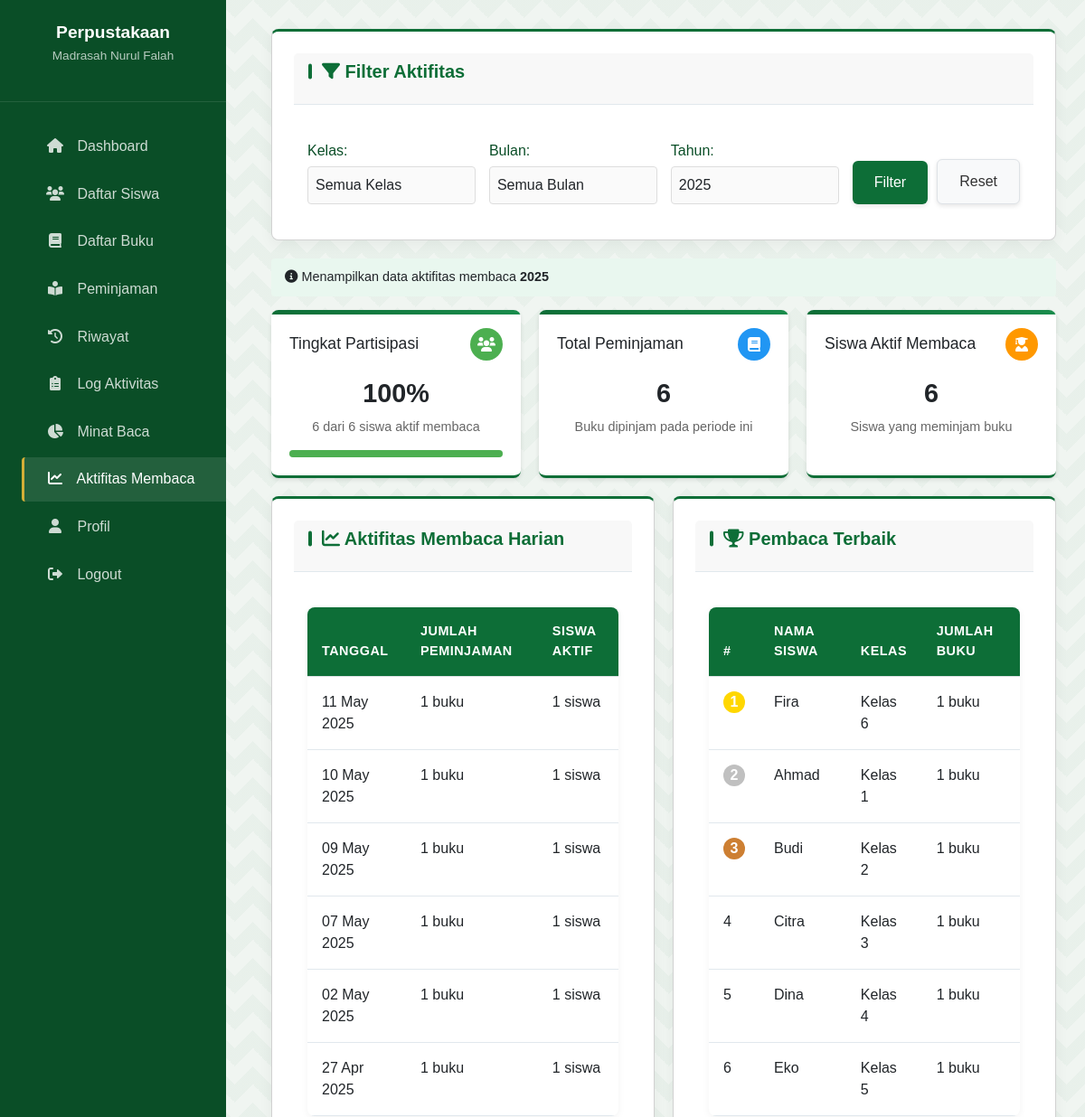
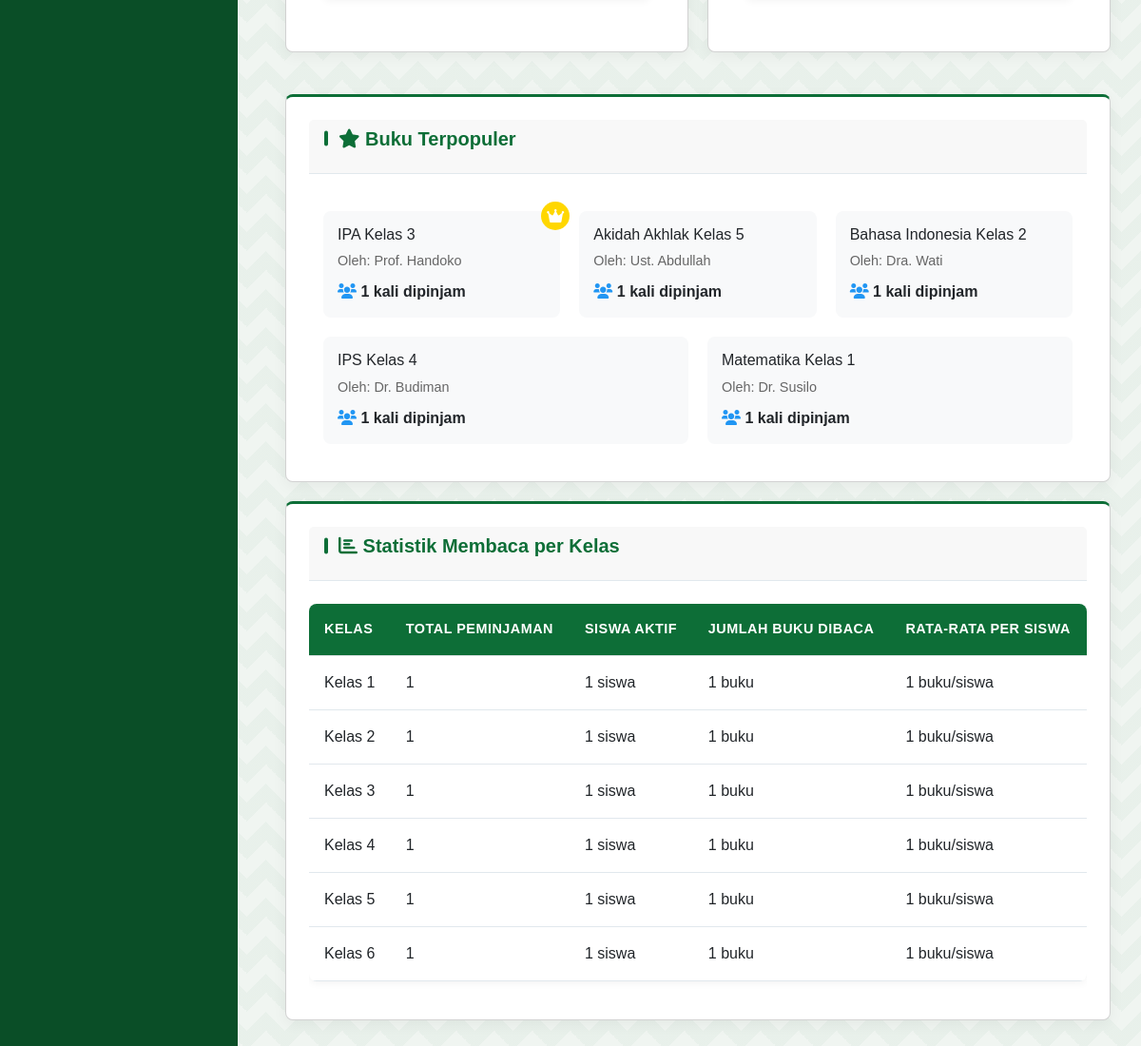
Screenshot of /admin/aktifitas_membaca.php (signed in) with the database file from the repository (2 pictures, top to bottom).
### tables this page shows
CREATE TABLE IF NOT EXISTS siswa (
    id INT AUTO_INCREMENT PRIMARY KEY,
    nisn VARCHAR(20) NOT NULL UNIQUE,
    password VARCHAR(255) NOT NULL,
    nama VARCHAR(100) NOT NULL,
    kelas VARCHAR(10) NOT NULL,
    created_at TIMESTAMP DEFAULT CURRENT_TIMESTAMP
);

CREATE TABLE IF NOT EXISTS buku (
    id INT AUTO_INCREMENT PRIMARY KEY,
    judul VARCHAR(255) NOT NULL,
    pengarang VARCHAR(100) NOT NULL,
    penerbit VARCHAR(100) NOT NULL,
    tahun_terbit YEAR NOT NULL,
    isbn VARCHAR(20),
    jumlah_buku INT NOT NULL DEFAULT 1,
    kategori_id INT NOT NULL,
    created_at TIMESTAMP DEFAULT CURRENT_TIMESTAMP,
    FOREIGN KEY (kategori_id) REFERENCES kategori_buku(id)
);

### admin/aktifitas_membaca.php (the view, shortened to what the rows shown need)
<?php
require_once 'includes/header.php';
$filterYear = date('Y');
$dateCondition = '';
if (!empty($filterYear)) {
    $dateCondition .= " AND YEAR(p.tanggal_pinjam) = $filterYear";
}
$classCondition = '';
$queryDaily = "
    SELECT
        DATE(p.tanggal_pinjam) as tanggal,
        COUNT(p.id) as jumlah_peminjaman,
        COUNT(DISTINCT s.id) as jumlah_siswa
    FROM peminjaman p
    JOIN siswa s ON p.siswa_id = s.id
    WHERE 1=1 $dateCondition $classCondition
    GROUP BY DATE(p.tanggal_pinjam)
    ORDER BY tanggal DESC
    LIMIT 31
";
$resultDaily = mysqli_query($conn, $queryDaily);
$dailyActivities = [];
if ($resultDaily) {
    while ($row = mysqli_fetch_assoc($resultDaily)) {
        $dailyActivities[] = $row;
    }
}
$queryTopReaders = "
    SELECT
        s.id,
        s.nisn,
        s.nama,
        s.kelas,
        COUNT(DISTINCT p.buku_id) as jumlah_buku_dibaca
    FROM siswa s
    JOIN peminjaman p ON s.id = p.siswa_id
    WHERE 1=1 $dateCondition $classCondition
    GROUP BY s.id
    ORDER BY jumlah_buku_dibaca DESC
    LIMIT 10
";
$resultTopReaders = mysqli_query($conn, $queryTopReaders);
$topReaders = [];
if ($resultTopReaders) {
    while ($row = mysqli_fetch_assoc($resultTopReaders)) {
        $topReaders[] = $row;
    }
}
$queryClassStats = "
    SELECT
        s.kelas,
        COUNT(DISTINCT p.id) as total_peminjaman,
        COUNT(DISTINCT s.id) as jumlah_siswa_aktif,
        COUNT(DISTINCT p.buku_id) as jumlah_buku_dibaca
    FROM siswa s
    LEFT JOIN peminjaman p ON s.id = p.siswa_id AND 1=1 $dateCondition
    GROUP BY s.kelas
    ORDER BY s.kelas ASC
";
$resultClassStats = mysqli_query($conn, $queryClassStats);
$classStats = [];
if ($resultClassStats) {
    while ($row = mysqli_fetch_assoc($resultClassStats)) {
        $classStats[] = $row;
    }
}
$queryPopularBooks = "
    SELECT
        b.id,
        b.judul,
        b.pengarang,
        COUNT(p.id) as total_peminjaman
    FROM buku b
    JOIN peminjaman p ON b.id = p.buku_id
    JOIN siswa s ON p.siswa_id = s.id
    WHERE 1=1 $dateCondition $classCondition
    GROUP BY b.id
    ORDER BY total_peminjaman DESC
    LIMIT 5
";
$resultPopularBooks = mysqli_query($conn, $queryPopularBooks);
$popularBooks = [];
if ($resultPopularBooks) {
    while ($row = mysqli_fetch_assoc($resultPopularBooks)) {
        $popularBooks[] = $row;
    }
}
?>
<div class="card" style="margin-bottom: 20px;">
    <div class="card-header">
        <h2 class="card-title"><i class="fas fa-filter"></i> Filter Aktifitas</h2>
    </div>
</div>
<div style="display: flex; flex-wrap: wrap; gap: 20px; margin-bottom: 20px;">
    <div style="flex: 1; min-width: 300px;">
        <div class="card">
            <div class="card-header">
                <h2 class="card-title"><i class="fas fa-chart-line"></i> Aktifitas Membaca Harian</h2>
            </div>
            <?php if (empty($dailyActivities)): ?>
                <div class="empty-state" style="padding: 30px; text-align: center;">
                    <i class="fas fa-chart-line" style="font-size: 3rem; color: #6c757d; margin-bottom: 15px;"></i>
                    <p>Tidak ada data aktifitas membaca pada periode ini.</p>
                </div>
            <?php else: ?>
                <div style="padding: 15px;">
                    <table class="table">
                        <thead>
                            <tr>
                                <th>Tanggal</th>
                                <th>Jumlah Peminjaman</th>
                                <th>Siswa Aktif</th>
                            </tr>
                        </thead>
                    </table>
                </div>
            <?php endif; ?>
        </div>
    </div>
    <div style="flex: 1; min-width: 300px;">
        <div class="card">
            <div class="card-header">
                <h2 class="card-title"><i class="fas fa-trophy"></i> Pembaca Terbaik</h2>
            </div>
            <?php if (empty($topReaders)): ?>
                <div class="empty-state" style="padding: 30px; text-align: center;">
                    <i class="fas fa-trophy" style="font-size: 3rem; color: #6c757d; margin-bottom: 15px;"></i>
                    <p>Tidak ada data pembaca pada periode ini.</p>
                </div>
            <?php else: ?>
                <div style="padding: 15px;">
                    <table class="table">
                        <thead>
                            <tr>
                                <th style="width: 40px;">#</th>
                                <th>Nama Siswa</th>
                                <th>Kelas</th>
                                <th>Jumlah Buku</th>
                            </tr>
                        </thead>
                        <tbody>
                            <?php foreach ($topReaders as $index => $reader): ?>
                                <tr>
                                    <td>
                                        <?php if ($index < 3): ?>
                                            <div style="width: 24px; height: 24px; background-color: <?php echo $index == 0 ? '#FFD700' : ($index == 1 ? '#C0C0C0' : '#CD7F32'); ?>; border-radius: 50%; display: flex; justify-content: center; align-items: center; color: white; font-weight: bold;">
                                                <?php echo $index + 1; ?>
                                            </div>
                                        <?php else: ?>
                                            <?php echo $index + 1; ?>
                                        <?php endif; ?>
                                    </td>
                                    <td><?php echo htmlspecialchars($reader['nama']); ?></td>
                                    <td>Kelas <?php echo htmlspecialchars($reader['kelas']); ?></td>
                                    <td><?php echo $reader['jumlah_buku_dibaca']; ?> buku</td>
                                </tr>
                            <?php endforeach; ?>
                        </tbody>
                    </table>
                </div>
            <?php endif; ?>
        </div>
    </div>
</div>
<div class="card" style="margin-bottom: 20px;">
    <div class="card-header">
        <h2 class="card-title"><i class="fas fa-star"></i> Buku Terpopuler</h2>
    </div>
    <?php if (empty($popularBooks)): ?>
        <div class="empty-state" style="padding: 30px; text-align: center;">
            <i class="fas fa-book" style="font-size: 3rem; color: #6c757d; margin-bottom: 15px;"></i>
            <p>Tidak ada data buku terpopuler pada periode ini.</p>
        </div>
    <?php else: ?>
        <div style="padding: 15px; display: flex; flex-wrap: wrap; gap: 20px;">
            <?php foreach ($popularBooks as $index => $book): ?>
                <div class="popular-book" style="flex: 1; min-width: 200px; background: #f8f9fa; border-radius: 8px; padding: 15px; position: relative;">
                    <?php if ($index == 0): ?>
                        <div style="position: absolute; top: -10px; right: -10px; background: #FFD700; color: white; width: 30px; height: 30px; border-radius: 50%; display: flex; justify-content: center; align-items: center;">
                            <i class="fas fa-crown"></i>
                        </div>
                    <?php endif; ?>
                    <h3 style="margin-top: 0; font-size: 1rem;"><?php echo htmlspecialchars($book['judul']); ?></h3>
                    <p style="margin: 5px 0; color: #666; font-size: 0.9rem;">Oleh: <?php echo htmlspecialchars($book['pengarang']); ?></p>
                    <div style="margin-top: 10px; font-weight: bold;">
                        <i class="fas fa-users" style="color: #2196F3;"></i> <?php echo $book['total_peminjaman']; ?> kali dipinjam
                    </div>
                </div>
            <?php endforeach; ?>
        </div>
    <?php endif; ?>
</div>
<div class="card">
    <div class="card-header">
        <h2 class="card-title"><i class="fas fa-chart-bar"></i> Statistik Membaca per Kelas</h2>
    </div>
    <?php if (empty($classStats)): ?>
        <div class="empty-state" style="padding: 30px; text-align: center;">
            <i class="fas fa-chart-bar" style="font-size: 3rem; color: #6c757d; margin-bottom: 15px;"></i>
            <p>Tidak ada data statistik kelas.</p>
        </div>
    <?php else: ?>
        <div class="table-responsive">
            <table class="table">
                <thead>
                    <tr>
                        <th>Kelas</th>
                        <th>Total Peminjaman</th>
                        <th>Siswa Aktif</th>
                        <th>Jumlah Buku Dibaca</th>
                        <th>Rata-rata per Siswa</th>
                    </tr>
                </thead>
            </table>
        </div>
    <?php endif; ?>
</div>
<?php
require_once 'includes/footer.php';
?>

### rows the page displays
siswa: nama "Fira", kelas "6", jumlah_buku_dibaca "1"
siswa: nama "Ahmad", kelas "1", jumlah_buku_dibaca "1"
siswa: nama "Budi", kelas "2", jumlah_buku_dibaca "1"
siswa: nama "Citra", kelas "3", jumlah_buku_dibaca "1"
siswa: nama "Dina", kelas "4", jumlah_buku_dibaca "1"
siswa: nama "Eko", kelas "5", jumlah_buku_dibaca "1"
buku: judul "IPA Kelas 3", pengarang "Prof. Handoko", total_peminjaman "1"
buku: judul "Akidah Akhlak Kelas 5", pengarang "Ust. Abdullah", total_peminjaman "1"
buku: judul "Bahasa Indonesia Kelas 2", pengarang "Dra. Wati", total_peminjaman "1"
buku: judul "IPS Kelas 4", pengarang "Dr. Budiman", total_peminjaman "1"
buku: judul "Matematika Kelas 1", pengarang "Dr. Susilo", total_peminjaman "1"

### other values shown
$filterYear "2025"
$participationRate "100"
$totalActiveStudents "6"
$totalStudents "6"
$totalLoans "6"
date('d M Y', strtotime($activity['tanggal'])) "11 May 2025"
$activity['jumlah_peminjaman'] "1"
$activity['jumlah_siswa'] "1"
date('d M Y', strtotime($activity['tanggal'])) "10 May 2025"
date('d M Y', strtotime($activity['tanggal'])) "09 May 2025"
date('d M Y', strtotime($activity['tanggal'])) "07 May 2025"
date('d M Y', strtotime($activity['tanggal'])) "02 May 2025"
date('d M Y', strtotime($activity['tanggal'])) "27 Apr 2025"
$stat['kelas'] "1"
$stat['total_peminjaman'] "1"
